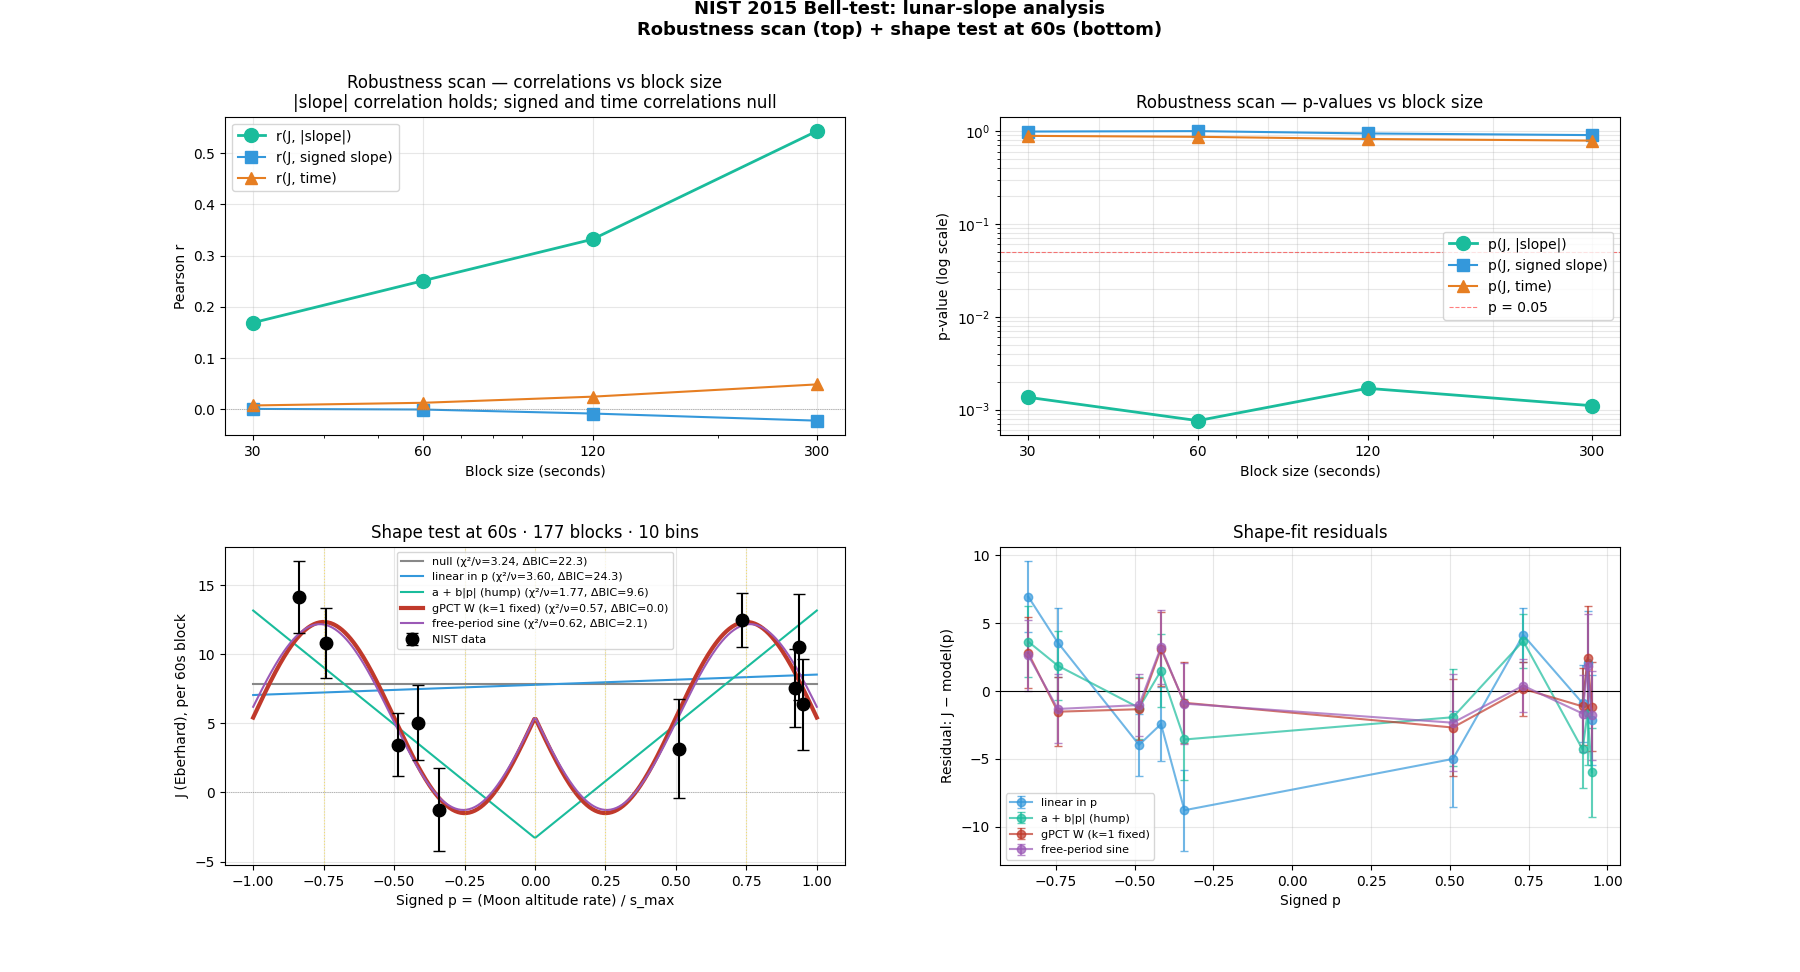

The Python source for this figure:
"""
NIST 2015 Bell-test lunar-slope analysis
Gravitational Phase-Cancellation Theory
Christopher Dean White
ORCID: 0009-0002-7866-7078
MIT License ©2026

Companion analysis to "A Minimal Statement of Gravitational Phase-Cancellation
Theory (gPCT)." Tests the gPCT W-curve prediction against the NIST 2015
loophole-free Bell test (Shalm et al.) — 5 bitdelay=0 runs spanning
17:04 UTC Sept 18 through ~03:00 UTC Sept 19, 2015.

Two analyses in one pass:

  A. Robustness scan. Compute Eberhard J at block sizes of 30, 60, 120,
     and 300 seconds. For each, report correlations of J against signed
     lunar slope (expected null under Postulate I symmetry), |slope|
     (expected positive — the magnitude of the modulation), and time
     (drift control). Correlation should hold across block sizes with
     √T scaling of significance.

  B. Shape analysis (60s blocks). Normalize signed lunar slope by the
     peak |s_Moon| over one sidereal day to get p ∈ [-1, +1]. Bin by
     signed p into 10 equal-count bins. Fit five models (null, linear,
     |p|-hump, gPCT W with fixed period, free-period sine). Compare
     by chi-squared and BIC. Test whether the modulation traces the
     specific W-shape gPCT predicts.

Requires:
  - 5 NIST HDF5 bitdelay=0 files in current directory
  - python packages: h5py, numpy, scipy, ephem, matplotlib

Data source:
  https://doi.org/10.18434/T4/1502474

File naming convention:
  17_04_CH_pockel_100kHz.run.completeblind.dat.compressed.build.hdf5
  19_45_CH_pockel_100kHz.run.nolightconeshift.dat.compressed.build.hdf5
  23_55_CH_pockel_100kHz.run.ClassicalRNGXOR.dat.compressed.build.hdf5
  00_25_CH_pockel_100kHz.run.ClassicalRNGXOR_2.dat.compressed.build.hdf5
  02_31_CH_pockel_100kHz.run.ClassicalRNGXOR_3.dat.compressed.build.hdf5
"""

import os
import glob
import h5py
import numpy as np
from scipy import stats, optimize
import ephem
import matplotlib.pyplot as plt

# ---- RUNS AND CONSTANTS ----------------------------------------------------
runs = [
    ("17_04_CH_pockel_100kHz.run.completeblind.dat.compressed.build.hdf5",
     "2015/9/18 17:04:00"),
    ("19_45_CH_pockel_100kHz.run.nolightconeshift.dat.compressed.build.hdf5",
     "2015/9/18 19:45:00"),
    ("23_55_CH_pockel_100kHz.run.ClassicalRNGXOR.dat.compressed.build.hdf5",
     "2015/9/18 23:55:00"),
    ("00_25_CH_pockel_100kHz.run.ClassicalRNGXOR_2.dat.compressed.build.hdf5",
     "2015/9/19 00:25:00"),
    ("02_31_CH_pockel_100kHz.run.ClassicalRNGXOR_3.dat.compressed.build.hdf5",
     "2015/9/19 02:31:00"),
]

MASK = 960
sync_hz = 100000

BLOCK_SIZES   = [30, 60, 120, 300]   # seconds — robustness scan
SHAPE_BLOCK   = 60                   # seconds — block size used for shape fit
N_BINS        = 10

# JILA Boulder — NIST experimental site
obs = ephem.Observer()
obs.lat, obs.lon, obs.elevation, obs.pressure = '40.0150', '-105.2705', 1655, 0


def moon_slope(t_ephem, dt_sec=300.0):
    """Signed Moon altitude rate at Boulder at t_ephem, rad/s.

    Centered finite difference. Scale-free, signed, observer-relative —
    the paper-faithful slope proxy (Postulate I).
    """
    dt_days = dt_sec / 86400.0
    obs.date = t_ephem - dt_days
    alt_b = float(ephem.Moon(obs).alt)
    obs.date = t_ephem + dt_days
    alt_a = float(ephem.Moon(obs).alt)
    return (alt_a - alt_b) / (2.0 * dt_sec)


# ---- STAGE 1: PER-BLOCK EBERHARD J + SLOPE FOR EACH BLOCK SIZE --------------
def compute_blocks(block_seconds):
    """For a given block size, return arrays of J, signed slope, and hours."""
    block_syncs = block_seconds * sync_hz
    all_J, all_slopes, all_times = [], [], []
    t0_ephem = ephem.Date("2015/9/18 17:04:00")
    files_found = 0

    for filepath, utc in runs:
        if not os.path.exists(filepath):
            pattern = filepath[:5] + "*build*hdf5"
            matches = glob.glob(pattern)
            if matches:
                filepath = sorted(matches)[0]
            else:
                continue
        files_found += 1

        f = h5py.File(filepath, 'r')
        ac = f['alice/clicks'][:] & MASK
        bc = f['bob/clicks'][:] & MASK
        sa = f['alice/settings'][:]
        sb = f['bob/settings'][:]
        n_total = len(ac)
        f.close()

        ad = ac > 0
        bd = bc > 0
        coin = ad & bd & (ac == bc)
        valid = (sa >= 1) & (sa <= 2) & (sb >= 1) & (sb <= 2)
        t_start = ephem.Date(utc)
        n_blocks = n_total // block_syncs

        for block in range(n_blocks):
            start = block * block_syncs
            end   = start + block_syncs
            bm = np.zeros(n_total, dtype=bool)
            bm[start:end] = True
            bv = bm & valid

            c = np.zeros((4, 4))
            for i, (a, b) in enumerate([(1,1), (1,2), (2,1), (2,2)]):
                sel = bv & (sa == a) & (sb == b)
                N = sel.sum()
                if N == 0:
                    c[i] = [0, 0, 0, 1]
                    continue
                c[i] = [(ad & sel).sum(), (coin & sel).sum(),
                        (bd & sel).sum(), N]
            J = c[0,1]+c[1,1]+c[2,1]-c[3,1] - 0.5*(c[0,0]+c[1,0]+c[0,2]+c[2,2])

            mid_sec = (start + block_syncs // 2) / sync_hz
            t_mid = t_start + mid_sec / 86400.0
            s_block = moon_slope(t_mid)

            all_J.append(J)
            all_slopes.append(s_block)
            all_times.append(float(t_mid - t0_ephem) * 24)

    return (np.array(all_J), np.array(all_slopes), np.array(all_times), files_found)


# ---- STAGE 2: ROBUSTNESS SCAN ACROSS BLOCK SIZES ----------------------------
print("="*72)
print("A. Robustness scan across block sizes")
print("="*72)
print(f"\n{'block (s)':>10} {'N blocks':>10} {'r(J, signed)':>14} "
      f"{'r(J, |s|)':>12} {'r(J, time)':>12}")
print("-"*72)

scan_results = {}  # keyed by block size

for bs in BLOCK_SIZES:
    J, s, t, files_found = compute_blocks(bs)
    if len(J) == 0:
        print(f"{bs:>10} {'--':>10}  (no files found)")
        continue
    r_sgn, p_sgn = stats.pearsonr(J, s)
    r_abs, p_abs = stats.pearsonr(J, np.abs(s))
    r_tim, p_tim = stats.pearsonr(J, t)
    scan_results[bs] = dict(J=J, s=s, t=t, r_sgn=r_sgn, p_sgn=p_sgn,
                             r_abs=r_abs, p_abs=p_abs, r_tim=r_tim, p_tim=p_tim,
                             N=len(J))

    print(f"{bs:>10} {len(J):>10} "
          f"{r_sgn:>+7.4f} ({p_sgn:>5.1e}) "
          f"{r_abs:>+5.4f} ({p_abs:>5.1e}) "
          f"{r_tim:>+5.4f} ({p_tim:>5.1e})")

print()
print("Interpretation:")
print("  r(J, signed slope) ≈ 0   — the W is even in p (Postulate I)")
print("  r(J, |slope|)      > 0   — magnitude correlates with J")
print("  r(J, time)         ≈ 0   — no drift confound")


# ---- STAGE 3: SHAPE FIT AT SHAPE_BLOCK SECONDS -----------------------------
print(f"\n{'='*72}")
print(f"B. Shape test at {SHAPE_BLOCK}s blocks — binning by signed p")
print("="*72)

J     = scan_results[SHAPE_BLOCK]['J']
s_raw = scan_results[SHAPE_BLOCK]['s']
times = scan_results[SHAPE_BLOCK]['t']

# Calibrate s_max over ±1 sidereal day around run midpoint, from ephemeris
t_run_mid = ephem.Date("2015/9/18 22:00:00")
SIDEREAL_DAY = 0.99726958
scan_times = np.linspace(-SIDEREAL_DAY, SIDEREAL_DAY, 4000)
scan_slopes = np.array([moon_slope(t_run_mid + dt) for dt in scan_times])
s_max = np.max(np.abs(scan_slopes))

p_signed = s_raw / s_max

print(f"Peak |s_Moon| over ±1 sidereal day at Boulder: {s_max*1e5:.3f} × 10⁻⁵ rad/s")
print(f"Signed p range in {SHAPE_BLOCK}s blocks: {p_signed.min():+.3f} to {p_signed.max():+.3f}")

# Bin by SIGNED p (not |p|) so the full W structure is visible
sort_idx = np.argsort(p_signed)
blocks_per_bin = len(J) // N_BINS
bin_indices = np.array_split(sort_idx[:blocks_per_bin * N_BINS], N_BINS)

bin_p_mean = np.array([p_signed[idx].mean() for idx in bin_indices])
bin_J_mean = np.array([J[idx].mean() for idx in bin_indices])
bin_J_se   = np.array([J[idx].std(ddof=1) / np.sqrt(len(idx)) for idx in bin_indices])

print(f"\n{N_BINS} bins (~{blocks_per_bin} blocks each):")
print(f"{'bin':>4} {'p_mean':>10} {'J_mean':>10} {'J_se':>8}")
for i in range(N_BINS):
    print(f"{i:>4} {bin_p_mean[i]:>+10.3f} {bin_J_mean[i]:>10.3f} {bin_J_se[i]:>8.3f}")


# ---- MODEL FITS -------------------------------------------------------------
def fit_model(fn, p0, name, nparam):
    try:
        popt, pcov = optimize.curve_fit(fn, bin_p_mean, bin_J_mean, p0=p0,
                                         sigma=bin_J_se, absolute_sigma=True, maxfev=50000)
        res   = bin_J_mean - fn(bin_p_mean, *popt)
        chi2  = np.sum((res/bin_J_se)**2)
        dof   = N_BINS - nparam
        chi2r = chi2/dof if dof > 0 else np.nan
        bic   = chi2 + nparam*np.log(N_BINS)
        return {'name':name,'popt':popt,'pcov':pcov,'chi2':chi2,'dof':dof,
                'chi2r':chi2r,'bic':bic,'res':res,'nparam':nparam,'fn':fn}
    except Exception as e:
        print(f"Fit failed for {name}: {e}")
        return None

def m_null(p, c):       return c + 0*p
def m_linear(p, a, b):  return a + b*p
def m_absp(p, a, b):    return a + b*np.abs(p)

# gPCT W prediction (period fixed at 1, per Postulate III normalization):
#   J(p) = a + b * sin(2π|p|)
# Symmetric about p = 0. Zero-crossings (DC offset) at |p| = 0, 0.5, 1.
# Extrema at |p| = 0.25 and 0.75 — their sign is determined by the fitted
# amplitude b (the theoretical sign convention is observer-frame dependent;
# see the two-curve plot in gPCT_SIMULATOR.py).
def m_W(p, a, b):       return a + b*np.sin(2*np.pi*np.abs(p))
def m_Wfree(p, a, b, k): return a + b*np.sin(2*np.pi*k*np.abs(p))

fits = [f for f in [
    fit_model(m_null,   [bin_J_mean.mean()],                    'null',                 1),
    fit_model(m_linear, [bin_J_mean.mean(), 0.0],               'linear in p',          2),
    fit_model(m_absp,   [bin_J_mean.mean(), 5.0],               'a + b|p| (hump)',      2),
    fit_model(m_W,      [bin_J_mean.mean(), 5.0],               'gPCT W (k=1 fixed)',   2),
    fit_model(m_Wfree,  [bin_J_mean.mean(), 5.0, 1.0],          'free-period sine',     3),
] if f is not None]

print(f"\nModel comparison (signed-p binning, Moon altitude rate proxy):")
print(f"{'model':<28} {'np':>3} {'chi2':>8} {'chi2/dof':>10} {'BIC':>8} {'ΔBIC':>8}")
bic_min = min(f['bic'] for f in fits)
for f in fits:
    mark = '  ←BEST' if abs(f['bic']-bic_min) < 0.001 else ''
    print(f"{f['name']:<28} {f['nparam']:>3} {f['chi2']:>8.2f} "
          f"{f['chi2r']:>10.2f} {f['bic']:>8.2f} {f['bic']-bic_min:>8.2f}{mark}")

for f in fits:
    if 'gPCT' in f['name'] or 'free' in f['name']:
        sig = np.sqrt(np.diag(f['pcov']))
        print(f"\n{f['name']} params:")
        if f['nparam'] == 2:
            print(f"  a = {f['popt'][0]:+.3f} ± {sig[0]:.3f}")
            print(f"  b = {f['popt'][1]:+.3f} ± {sig[1]:.3f}")
            print(f"  amplitude significance: {f['popt'][1]/sig[1]:+.2f}σ")
        else:
            print(f"  a = {f['popt'][0]:+.3f} ± {sig[0]:.3f}")
            print(f"  b = {f['popt'][1]:+.3f} ± {sig[1]:.3f}")
            print(f"  k = {f['popt'][2]:.3f} ± {sig[2]:.3f}  (gPCT predicts k=1 exactly)")
            print(f"  deviation from k=1: {(f['popt'][2]-1)/sig[2]:+.2f}σ")


# ---- PLOTS -----------------------------------------------------------------
fig = plt.figure(figsize=(18, 12))
gs  = fig.add_gridspec(2, 2, hspace=0.35, wspace=0.25)

# (A) Block-size robustness — correlation magnitudes vs block size
axA = fig.add_subplot(gs[0, 0])
bs_arr  = np.array(sorted(scan_results.keys()))
r_abs_v = np.array([scan_results[bs]['r_abs'] for bs in bs_arr])
r_sgn_v = np.array([scan_results[bs]['r_sgn'] for bs in bs_arr])
r_tim_v = np.array([scan_results[bs]['r_tim'] for bs in bs_arr])
axA.plot(bs_arr, r_abs_v, 'o-', color='#1abc9c', ms=10, lw=2, label='r(J, |slope|)')
axA.plot(bs_arr, r_sgn_v, 's-', color='#3498db', ms=8,  lw=1.5, label='r(J, signed slope)')
axA.plot(bs_arr, r_tim_v, '^-', color='#e67e22', ms=8,  lw=1.5, label='r(J, time)')
axA.axhline(0, color='gray', lw=0.5, ls=':')
axA.set_xscale('log')
axA.set_xticks(bs_arr); axA.set_xticklabels([str(b) for b in bs_arr])
axA.set_xlabel('Block size (seconds)')
axA.set_ylabel('Pearson r')
axA.set_title('Robustness scan — correlations vs block size\n'
              '|slope| correlation holds; signed and time correlations null')
axA.legend(loc='best')
axA.grid(alpha=0.3)

# (B) p-value behavior (log scale)
axB = fig.add_subplot(gs[0, 1])
p_abs_v = np.array([scan_results[bs]['p_abs'] for bs in bs_arr])
p_sgn_v = np.array([scan_results[bs]['p_sgn'] for bs in bs_arr])
p_tim_v = np.array([scan_results[bs]['p_tim'] for bs in bs_arr])
axB.semilogy(bs_arr, p_abs_v, 'o-', color='#1abc9c', ms=10, lw=2, label='p(J, |slope|)')
axB.semilogy(bs_arr, p_sgn_v, 's-', color='#3498db', ms=8,  lw=1.5, label='p(J, signed slope)')
axB.semilogy(bs_arr, p_tim_v, '^-', color='#e67e22', ms=8,  lw=1.5, label='p(J, time)')
axB.axhline(0.05, color='red', lw=0.8, ls='--', alpha=0.5, label='p = 0.05')
axB.set_xscale('log')
axB.set_xticks(bs_arr); axB.set_xticklabels([str(b) for b in bs_arr])
axB.set_xlabel('Block size (seconds)')
axB.set_ylabel('p-value (log scale)')
axB.set_title('Robustness scan — p-values vs block size')
axB.legend(loc='best')
axB.grid(alpha=0.3, which='both')

# (C) Shape fit at SHAPE_BLOCK — binned data + model curves
axC = fig.add_subplot(gs[1, 0])
axC.errorbar(bin_p_mean, bin_J_mean, yerr=bin_J_se, fmt='o', color='k',
             ms=9, capsize=4, label='NIST data', zorder=10)
xfine = np.linspace(-1, 1, 400)
colors = ['#888', '#3498db', '#1abc9c', '#c0392b', '#9b59b6']
for f, col in zip(fits, colors):
    yfine = f['fn'](xfine, *f['popt'])
    lw = 3 if 'gPCT' in f['name'] else 1.5
    axC.plot(xfine, yfine, color=col, lw=lw,
             label=f"{f['name']} (χ²/ν={f['chi2r']:.2f}, ΔBIC={f['bic']-bic_min:.1f})")

for crit in [-0.75, -0.25, 0, 0.25, 0.75]:
    axC.axvline(crit, color='gold', ls=':', lw=0.8, alpha=0.5)

axC.axhline(0, color='gray', ls=':', lw=0.5)
axC.set_xlabel('Signed p = (Moon altitude rate) / s_max')
axC.set_ylabel(f'J (Eberhard), per {SHAPE_BLOCK}s block')
axC.set_title(f'Shape test at {SHAPE_BLOCK}s · {len(J)} blocks · {N_BINS} bins')
axC.set_xlim(-1.1, 1.1)
axC.legend(fontsize=8, loc='best')
axC.grid(alpha=0.3)

# (D) Residuals
axD = fig.add_subplot(gs[1, 1])
for f, col in zip(fits[1:], colors[1:]):
    axD.errorbar(bin_p_mean, f['res'], yerr=bin_J_se, fmt='o-',
                 color=col, ms=6, capsize=3, label=f['name'], alpha=0.7)
axD.axhline(0, color='k', lw=0.8)
axD.set_xlabel('Signed p')
axD.set_ylabel('Residual: J − model(p)')
axD.set_title('Shape-fit residuals')
axD.legend(fontsize=8)
axD.grid(alpha=0.3)

fig.suptitle('NIST 2015 Bell-test: lunar-slope analysis\n'
             'Robustness scan (top) + shape test at 60s (bottom)',
             fontsize=13, fontweight='bold', y=1.00)
plt.savefig('NIST_gPCT_analysis.png', dpi=150, bbox_inches='tight')
print(f"\nSaved: NIST_gPCT_analysis.png")
plt.show()
